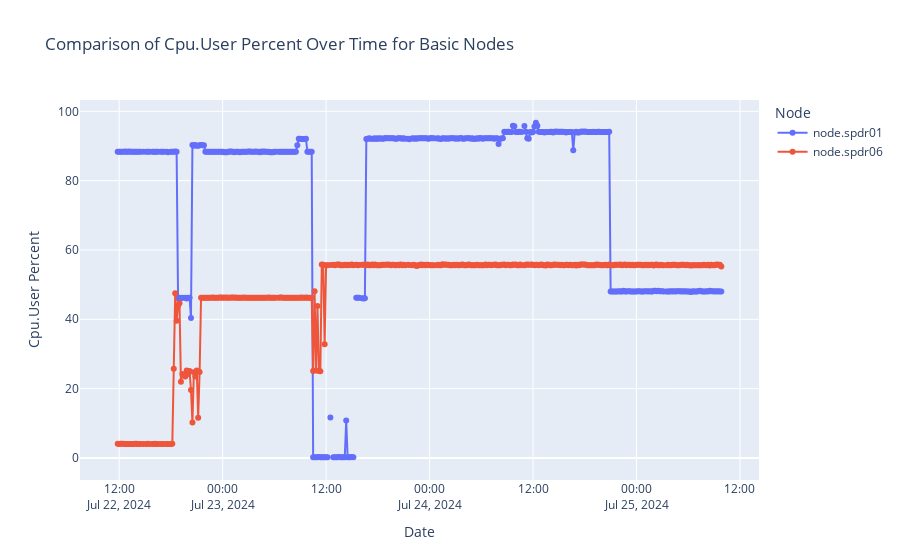
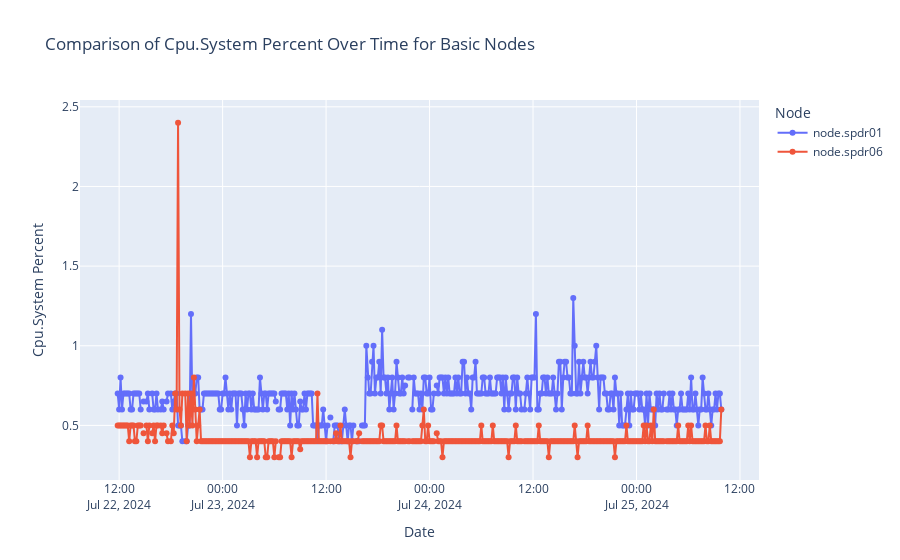
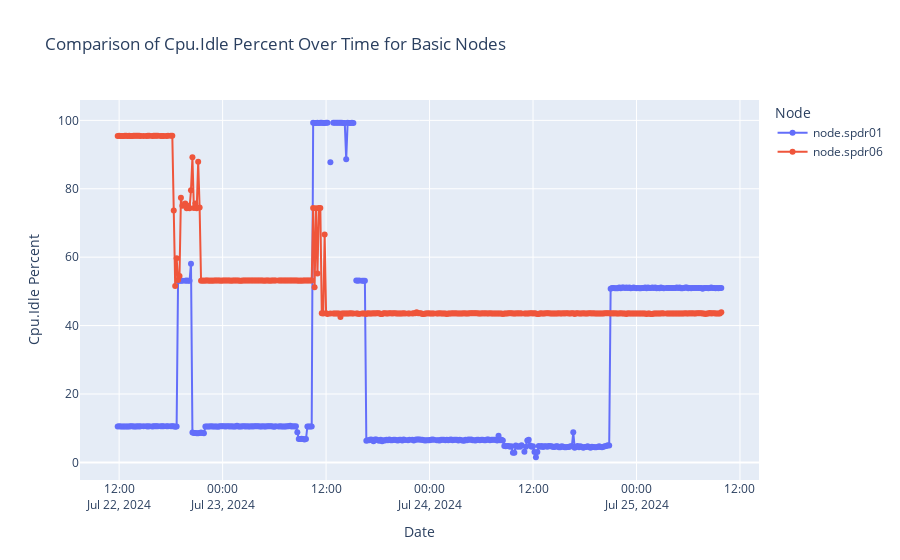
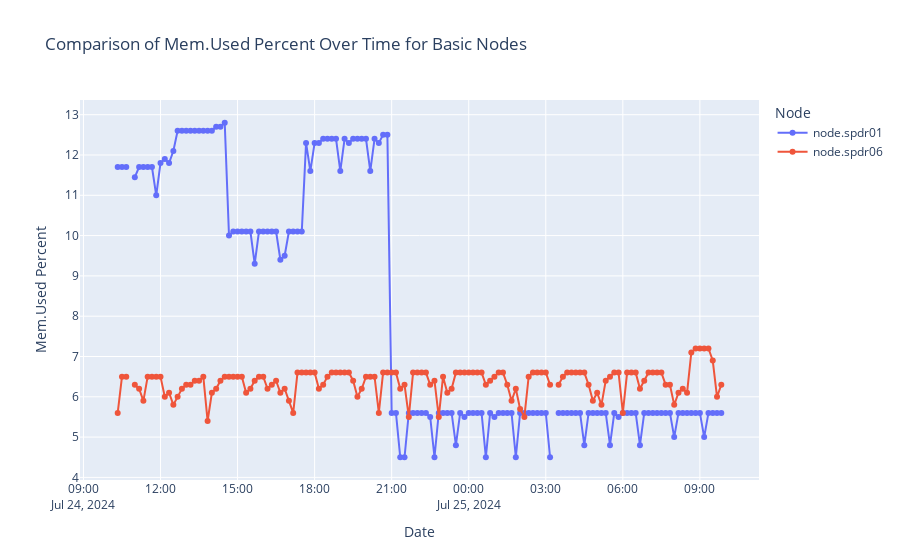

Write notebook code for charts like these, in order.
### Code cell
nodes = ['node.spdr01', 'node.spdr06']
ms1 = ['cpu.user_percent', 'cpu.system_percent', 'cpu.idle_percent']
ms2 = ['cpu.load_15', 'cpu.usage_percent', 'cpu.nice_percent', 'cpu.iowait_percent']
ms3 = ['power.cpu_watts', 'power.mem_watts','power.node_watts', 'system.process_count']
ms4 = ['mem.used_percent', 'mem.active','mem.cached']
node_compare(nodes, ms1, df)
node_compare(nodes, ms4, df)

### Figure 1 — Plotly figure (JSON) as saved in the notebook; plotly's stock layout.template omitted (floating-point values rounded to 4 significant figures; data arrays with more than 128 entries replaced by an {"elided": "..."} marker saying what was removed)
{"data": [{"hovertemplate": "Node=node.spdr01<br>Date=%{x}<br>Cpu.User Percent=%{y}<extra></extra>", "legendgroup": "node.spdr01", "line": {"color": "#636efa", "dash": "solid"}, "marker": {"symbol": "circle"}, "mode": "lines+markers", "name": "node.spdr01", "orientation": "v", "showlegend": true, "type": "scatter", "x": {"elided": "421 str values"}, "xaxis": "x", "y": {"elided": "421 float values"}, "yaxis": "y"}, {"hovertemplate": "Node=node.spdr06<br>Date=%{x}<br>Cpu.User Percent=%{y}<extra></extra>", "legendgroup": "node.spdr06", "line": {"color": "#EF553B", "dash": "solid"}, "marker": {"symbol": "circle"}, "mode": "lines+markers", "name": "node.spdr06", "orientation": "v", "showlegend": true, "type": "scatter", "x": {"elided": "421 str values"}, "xaxis": "x", "y": {"elided": "421 float values"}, "yaxis": "y"}], "layout": {"autosize": true, "legend": {"title": {"text": "Node"}, "tracegroupgap": 0}, "title": {"text": "Comparison of Cpu.User Percent Over Time for Basic Nodes"}, "xaxis": {"anchor": "y", "autorange": true, "domain": [0, 1], "range": ["2024-07-22 07:32:17.4008", "2024-07-25 14:07:42.5992"], "title": {"text": "Date"}, "type": "date"}, "yaxis": {"anchor": "x", "autorange": true, "domain": [0, 1], "range": [-7.764, 104.7], "title": {"text": "Cpu.User Percent"}, "type": "linear"}}}

### Figure 2 — Plotly figure (JSON) as saved in the notebook; plotly's stock layout.template omitted (floating-point values rounded to 4 significant figures; data arrays with more than 128 entries replaced by an {"elided": "..."} marker saying what was removed)
{"data": [{"hovertemplate": "Node=node.spdr01<br>Date=%{x}<br>Cpu.System Percent=%{y}<extra></extra>", "legendgroup": "node.spdr01", "line": {"color": "#636efa", "dash": "solid"}, "marker": {"symbol": "circle"}, "mode": "lines+markers", "name": "node.spdr01", "orientation": "v", "showlegend": true, "type": "scatter", "x": {"elided": "421 str values"}, "xaxis": "x", "y": {"elided": "421 float values"}, "yaxis": "y"}, {"hovertemplate": "Node=node.spdr06<br>Date=%{x}<br>Cpu.System Percent=%{y}<extra></extra>", "legendgroup": "node.spdr06", "line": {"color": "#EF553B", "dash": "solid"}, "marker": {"symbol": "circle"}, "mode": "lines+markers", "name": "node.spdr06", "orientation": "v", "showlegend": true, "type": "scatter", "x": {"elided": "421 str values"}, "xaxis": "x", "y": {"elided": "421 float values"}, "yaxis": "y"}], "layout": {"autosize": true, "legend": {"title": {"text": "Node"}, "tracegroupgap": 0}, "title": {"text": "Comparison of Cpu.System Percent Over Time for Basic Nodes"}, "xaxis": {"anchor": "y", "autorange": true, "domain": [0, 1], "range": ["2024-07-22 07:32:17.4008", "2024-07-25 14:07:42.5992"], "title": {"text": "Date"}, "type": "date"}, "yaxis": {"anchor": "x", "autorange": true, "domain": [0, 1], "range": [0.1267, 2.573], "title": {"text": "Cpu.System Percent"}, "type": "linear"}}}

### Figure 3 — Plotly figure (JSON) as saved in the notebook; plotly's stock layout.template omitted (floating-point values rounded to 4 significant figures; data arrays with more than 128 entries replaced by an {"elided": "..."} marker saying what was removed)
{"data": [{"hovertemplate": "Node=node.spdr01<br>Date=%{x}<br>Cpu.Idle Percent=%{y}<extra></extra>", "legendgroup": "node.spdr01", "line": {"color": "#636efa", "dash": "solid"}, "marker": {"symbol": "circle"}, "mode": "lines+markers", "name": "node.spdr01", "orientation": "v", "showlegend": true, "type": "scatter", "x": {"elided": "421 str values"}, "xaxis": "x", "y": {"elided": "421 float values"}, "yaxis": "y"}, {"hovertemplate": "Node=node.spdr06<br>Date=%{x}<br>Cpu.Idle Percent=%{y}<extra></extra>", "legendgroup": "node.spdr06", "line": {"color": "#EF553B", "dash": "solid"}, "marker": {"symbol": "circle"}, "mode": "lines+markers", "name": "node.spdr06", "orientation": "v", "showlegend": true, "type": "scatter", "x": {"elided": "421 str values"}, "xaxis": "x", "y": {"elided": "421 float values"}, "yaxis": "y"}], "layout": {"autosize": true, "legend": {"title": {"text": "Node"}, "tracegroupgap": 0}, "title": {"text": "Comparison of Cpu.Idle Percent Over Time for Basic Nodes"}, "xaxis": {"anchor": "y", "autorange": true, "domain": [0, 1], "range": ["2024-07-22 07:32:17.4008", "2024-07-25 14:07:42.5992"], "title": {"text": "Date"}, "type": "date"}, "yaxis": {"anchor": "x", "autorange": true, "domain": [0, 1], "range": [-6.571, 107.4], "title": {"text": "Cpu.Idle Percent"}, "type": "linear"}}}

### Figure 4 — Plotly figure (JSON) as saved in the notebook; plotly's stock layout.template omitted (floating-point values rounded to 4 significant figures; data arrays with more than 128 entries replaced by an {"elided": "..."} marker saying what was removed)
{"data": [{"hovertemplate": "Node=node.spdr01<br>Date=%{x}<br>Mem.Used Percent=%{y}<extra></extra>", "legendgroup": "node.spdr01", "line": {"color": "#636efa", "dash": "solid"}, "marker": {"symbol": "circle"}, "mode": "lines+markers", "name": "node.spdr01", "orientation": "v", "showlegend": true, "type": "scatter", "x": {"elided": "142 str values"}, "xaxis": "x", "y": {"elided": "142 float values"}, "yaxis": "y"}, {"hovertemplate": "Node=node.spdr06<br>Date=%{x}<br>Mem.Used Percent=%{y}<extra></extra>", "legendgroup": "node.spdr06", "line": {"color": "#EF553B", "dash": "solid"}, "marker": {"symbol": "circle"}, "mode": "lines+markers", "name": "node.spdr06", "orientation": "v", "showlegend": true, "type": "scatter", "x": {"elided": "142 str values"}, "xaxis": "x", "y": {"elided": "142 float values"}, "yaxis": "y"}], "layout": {"autosize": true, "legend": {"title": {"text": "Node"}, "tracegroupgap": 0}, "title": {"text": "Comparison of Mem.Used Percent Over Time for Basic Nodes"}, "xaxis": {"anchor": "y", "autorange": true, "domain": [0, 1], "range": ["2024-07-24 08:53:28.9845", "2024-07-25 11:16:31.0155"], "title": {"text": "Date"}, "type": "date"}, "yaxis": {"anchor": "x", "autorange": true, "domain": [0, 1], "range": [3.815, 13.48], "title": {"text": "Mem.Used Percent"}, "type": "linear"}}}
